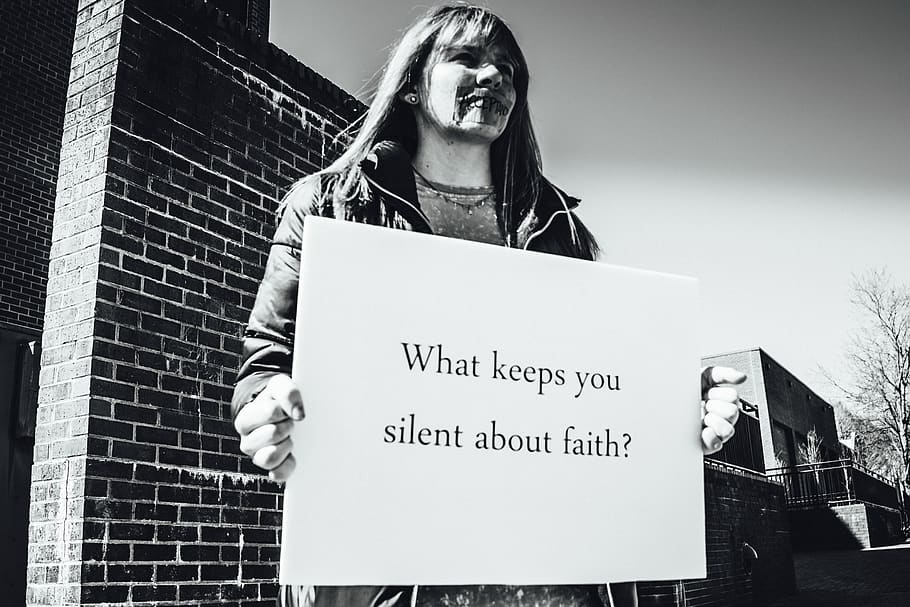
#> input picture img3.jpg, 910 x 607 px
$ jupyter execute --allow-errors 'Object Detection.ipynb'
#> lines starting #> are read from the running program, lines starting #| are printed output that depends on the picture
## object detector which identifies the classes of objects

### Importing Libraries

[cell 1]
import cv2
# OpenCV: Library of programming functions mainly aimed at real time computer vision

import matplotlib.pyplot as plt

[cell 2]
# Importing the configuration files and graph of the frozen inference
config_file = "ssd_mobilenet_v3_large_coco_2020_01_14.pbtxt"
frozen_model = "frozen_inference_graph.pb"

# frozen_model: Graph of the deep learning architecture

### Training Model

#> (a cell that did not finish here is left out)

[cell 4]
classlabels = []
file_name = "labels.txt"
with open(file_name, "rt") as file:
#> (reads labels.txt from the repository)
    classlabels = file.read().rstrip("\n").split("\n")

[cell 5]
print(classlabels)

# the list of classes that the model can recognise

[cell 6]
print(len(classlabels))

#> (a cell that did not finish here is left out)

### Reading an image

[cell 8]
img = plt.imread("img3.jpg")
#> img is the input picture: shape (607, 910, 3); mean R, G, B 138.1, 141.4, 143.1
plt.imshow(img)

# loading the image. The image is in RGB format

#> (a cell that did not finish here is left out)

#> (a cell that did not finish here is left out)

[cell 11]
font_scale = 3
font = cv2.FONT_HERSHEY_COMPLEX  # setting the font


# Iterating over the three arrays: ClassIndex, confidence, bbox
#> (the rest of this cell did not finish here and is left out)

[cell 12]
plt.imshow(cv2.cvtColor(img, cv2.COLOR_BGR2RGB))

# To print the image containing the class labels
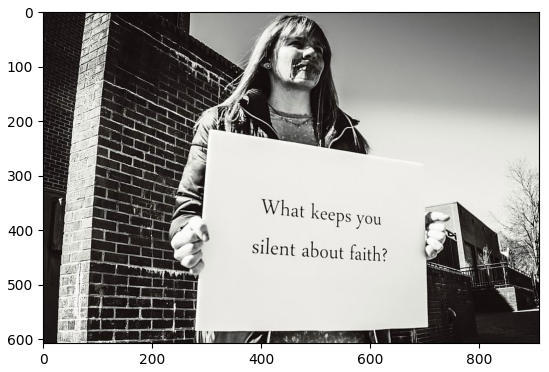
#> figure drawn by matplotlib, 1 panel; B, G, R data is drawn as R, G, B

[cell 13]
img = plt.imread("sample1.jpeg")
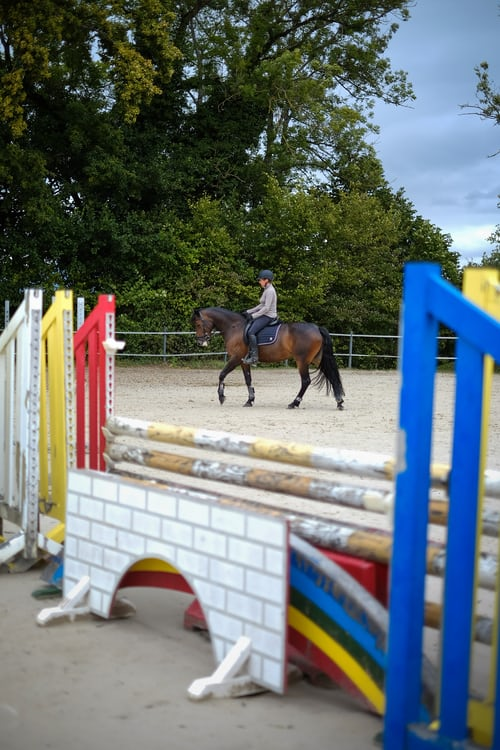
#> input picture sample1.jpeg, 500 x 750 px
#> img is the input picture: shape (750, 500, 3); mean R, G, B 105.9, 115.4, 115.3
plt.imshow(img)

# loading the image. The image is in RGB format

#> (a cell that did not finish here is left out)

#> (a cell that did not finish here is left out)

[cell 16]
font_scale = 3
font = cv2.FONT_HERSHEY_COMPLEX  # setting the font


# Iterating over the three arrays: ClassIndex, confidence, bbox
#> (the rest of this cell did not finish here and is left out)

[cell 17]
plt.imshow(cv2.cvtColor(img, cv2.COLOR_BGR2RGB))

# To print the image containing the class labels
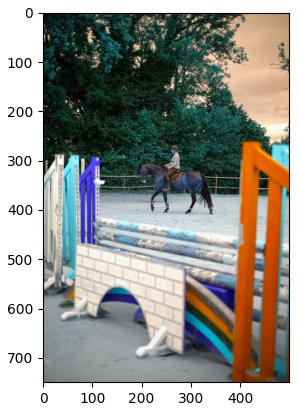
#> figure drawn by matplotlib, 1 panel; B, G, R data is drawn as R, G, B
